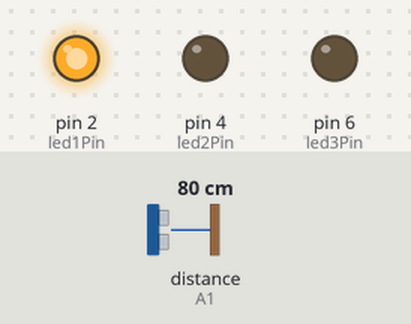
This sketch was run on a simulated Arduino Uno, built with avr-gcc and run on an emulated ATmega328P. Parts: output pins drawn as LEDs (lit = HIGH). Wiring (inferred from the names in the program): ultrasonic range finder: trigger A0; echo A1. The inputs (shaded band) are chosen by the test bench; at power-on: distance to the obstacle (sensor on A1) 80 cm. The echo pulse lasts 58.3 µs per cm; pins used as bus, display or sensor lines are not drawn.

Above: at 1.2 s.
1.3 s: distance to the obstacle (sensor on A1) set to 12 cm
2.8 s: distance to the obstacle (sensor on A1) set to 9 cm
At 3.3 s:
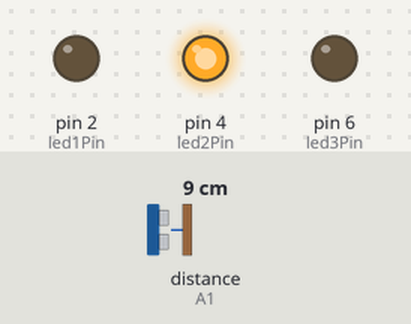
4.3 s: distance to the obstacle (sensor on A1) set to 7 cm
5.8 s: distance to the obstacle (sensor on A1) set to 4 cm
At 6.8 s:
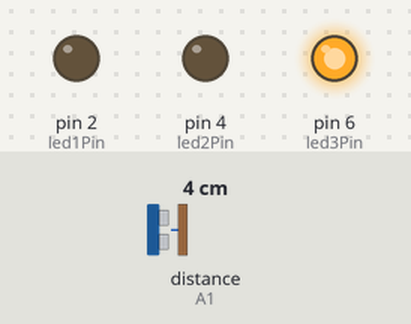
7.3 s: distance to the obstacle (sensor on A1) set to 18 cm
At 8.0 s:
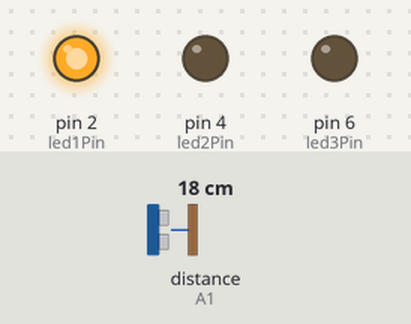
8.8 s: distance to the obstacle (sensor on A1) set to 2 cm
At 9.1 s:
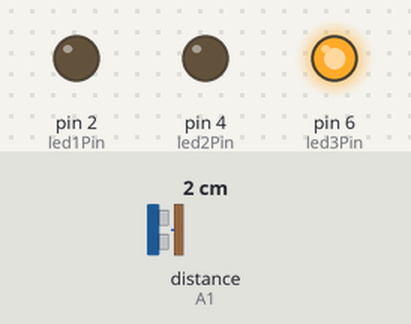
Timing chart, 0 to 11.3 s (numbered marks = the images above; inputs shaded):
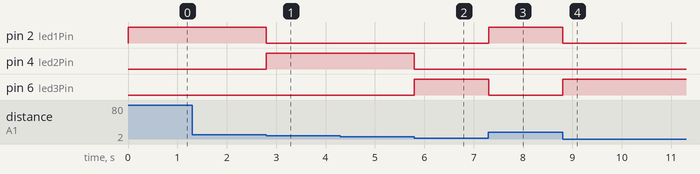

The sketch:

ultrasonic-sensor-meter.ino
```cpp
/* Code written by Adrien Louvrier, 26/12/2021
 *
 * Objective : Indicate the distance measured by an ultrasonic sensor with leds
 * Card used : Arduino Uno
 *
 * Electronic Circuit :
 *
 * input :
 * - An ultrasonic sensor (trig pin -> pin A0, echo pin -> pin A1)
 *
 * output :
 * - 3 leds with a 330 Ohms resistors in serial connected to pins 2, 4, 6 and grd
 */

#define trigPin A0 // ultrasonic sensor pins
#define echoPin A1

long duration; // Duration of one measurement
int distance; // Distance calculated

#define led1Pin 2 // leds pins
#define led2Pin 4
#define led3Pin 6

void setup() {
  pinMode(trigPin, OUTPUT); // Setup the ultrasonic sensor pins
  pinMode(echoPin, INPUT);

  pinMode(led1Pin, OUTPUT); // Setup leds pin to output mode
  pinMode(led2Pin, OUTPUT);
  pinMode(led3Pin, OUTPUT);
}

void loop() {
  // Measure the duration between emitting and receiving
  digitalWrite(trigPin, LOW);
  delayMicroseconds(2);

  digitalWrite(trigPin, HIGH);
  delayMicroseconds(10);
  digitalWrite(trigPin, LOW);

  duration = pulseIn(echoPin, HIGH);
  distance = duration * 0.034/2; // Calculation of the distance with the formula d=v*t

  // Turn on the led 1 if the distance is under cm
  if (distance < 5){
    digitalWrite(led1Pin, LOW);
    digitalWrite(led2Pin, LOW);
    digitalWrite(led3Pin, HIGH);
  }

  // Turn on the led 2 if the distance is between 5 and 10 cm
  if (distance >= 5 && distance < 10){
    digitalWrite(led1Pin, LOW);
    digitalWrite(led2Pin, HIGH);
    digitalWrite(led3Pin, LOW);
  }

  // Turn on the led 3 if the distance is above 10 cm
  if (distance > 10){
    digitalWrite(led1Pin, HIGH);
    digitalWrite(led2Pin, LOW);
    digitalWrite(led3Pin, LOW);
  }
}
```

Measured:
- the behaviour switches between 11 and 10 cm on distance to the obstacle (sensor on A1) (found by bisection; images 0 and 1)
- the behaviour switches between 6 and 5 cm on distance to the obstacle (sensor on A1) (found by bisection; images 1 and 2)
- after the input at 1.3 s, every drawn part: stays the same
- after the input at 2.8 s, pin 2 (led1Pin): HIGH → LOW at once; pin 4 (led2Pin): LOW → HIGH at once
- after the input at 4.3 s, every drawn part: stays the same
- after the input at 5.8 s, pin 4 (led2Pin): HIGH → LOW at once; pin 6 (led3Pin): LOW → HIGH at once
- after the input at 7.3 s, pin 2 (led1Pin): LOW → HIGH at once; pin 6 (led3Pin): HIGH → LOW at once
- after the input at 8.8 s, pin 2 (led1Pin): HIGH → LOW at once; pin 6 (led3Pin): LOW → HIGH at once
